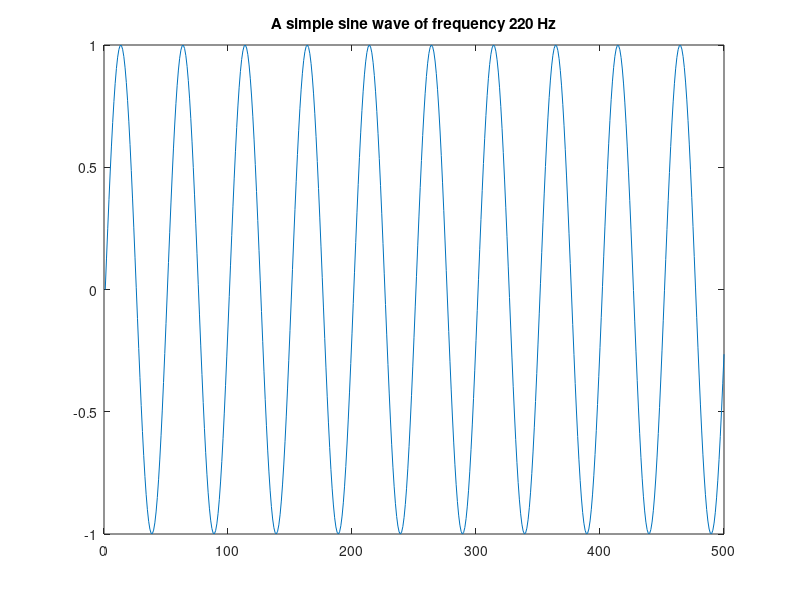

MATLAB code for this plot:
amp = 1;
F_s = 11025;
F_w = 220;
nsec = 2;
dur = nsec*F_s;

n = 0:dur;

y = amp*sin(2*pi*n*F_w/F_s);

figure(1)
plot(y(1:500))
title('A simple sine wave of frequency 220 Hz')

soundsc(y, F_s)